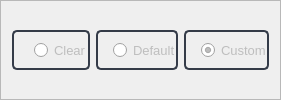
                         <widget class="QFrame" name="frame_23">
                          <property name="minimumSize">
                           <size>
                            <width>0</width>
                            <height>40</height>
                           </size>
                          </property>
                          <property name="frameShape">
                           <enum>QFrame::StyledPanel</enum>
                          </property>
                          <property name="frameShadow">
                           <enum>QFrame::Raised</enum>
                          </property>
                          <layout class="QHBoxLayout" name="horizontalLayout_7">
                           <item>
                            <widget class="QRadioButton" name="radioButton_clear">
                             <property name="minimumSize">
                              <size>
                               <width>0</width>
                               <height>40</height>
                              </size>
                             </property>
                             <property name="font">
                              <font>
                               <family>Segoe UI</family>
                               <pointsize>10</pointsize>
                              </font>
                             </property>
                             <property name="styleSheet">
                              <string notr="true">QRadioButton{
padding-left:20px;
color:  rgb(190, 190, 190);
border:2px solid rgb(52, 59, 72);
border-radius:5px;
text-align:center;
}

QRadioButton:hover{
border:2px solid rgb(176, 176, 176);
}
QRadioButton::indicator::unchecked {
	image: url(:/icon/icon/custom/radio_button_off.png);
}
QRadioButton::indicator::checked {
	image: url(:/icon/icon/custom/radio_button_on.png);
}</string>
                             </property>
                             <property name="text">
                              <string>Clear</string>
                             </property>
                            </widget>
                           </item>
                           <item>
                            <widget class="QRadioButton" name="radioButton_Default">
                             <property name="minimumSize">
                              <size>
                               <width>0</width>
                               <height>40</height>
                              </size>
                             </property>
                             <property name="font">
                              <font>
                               <family>Segoe UI</family>
                               <pointsize>10</pointsize>
                               <weight>50</weight>
                               <bold>false</bold>
                              </font>
                             </property>
                             <property name="styleSheet">
                              <string notr="true">QRadioButton{
padding-left:15px;
color:  rgb(190, 190, 190);
border:2px solid rgb(52, 59, 72);
border-radius:5px;
text-align:center;
}

QRadioButton:hover{
border:2px solid rgb(176, 176, 176);
}
QRadioButton::indicator::unchecked {
	image: url(:/icon/icon/custom/radio_button_off.png);
}
QRadioButton::indicator::checked {
	image: url(:/icon/icon/custom/radio_button_on.png);
}</string>
                             </property>
                             <property name="text">
                              <string>Default</string>
                             </property>
                            </widget>
                           </item>
                           <item>
                            <widget class="QRadioButton" name="radioButton_Custom">
                             <property name="minimumSize">
                              <size>
                               <width>0</width>
                               <height>40</height>
                              </size>
                             </property>
                             <property name="font">
                              <font>
                               <family>Segoe UI</family>
                               <pointsize>10</pointsize>
                               <weight>50</weight>
                               <bold>false</bold>
                              </font>
                             </property>
                             <property name="styleSheet">
                              <string notr="true">QRadioButton{
padding-left:15px;
color:  rgb(190, 190, 190);
border:2px solid rgb(52, 59, 72);
border-radius:5px;
text-align:center;
}

QRadioButton:hover{
border:2px solid rgb(176, 176, 176);
}
QRadioButton::indicator::unchecked {
	image: url(:/icon/icon/custom/radio_button_off.png);
}
QRadioButton::indicator::checked {
	image: url(:/icon/icon/custom/radio_button_on.png);
}</string>
                             </property>
                             <property name="text">
                              <string>Custom</string>
                             </property>
                             <property name="checked">
                              <bool>true</bool>
                             </property>
                            </widget>
                           </item>
                          </layout>
                         </widget>
